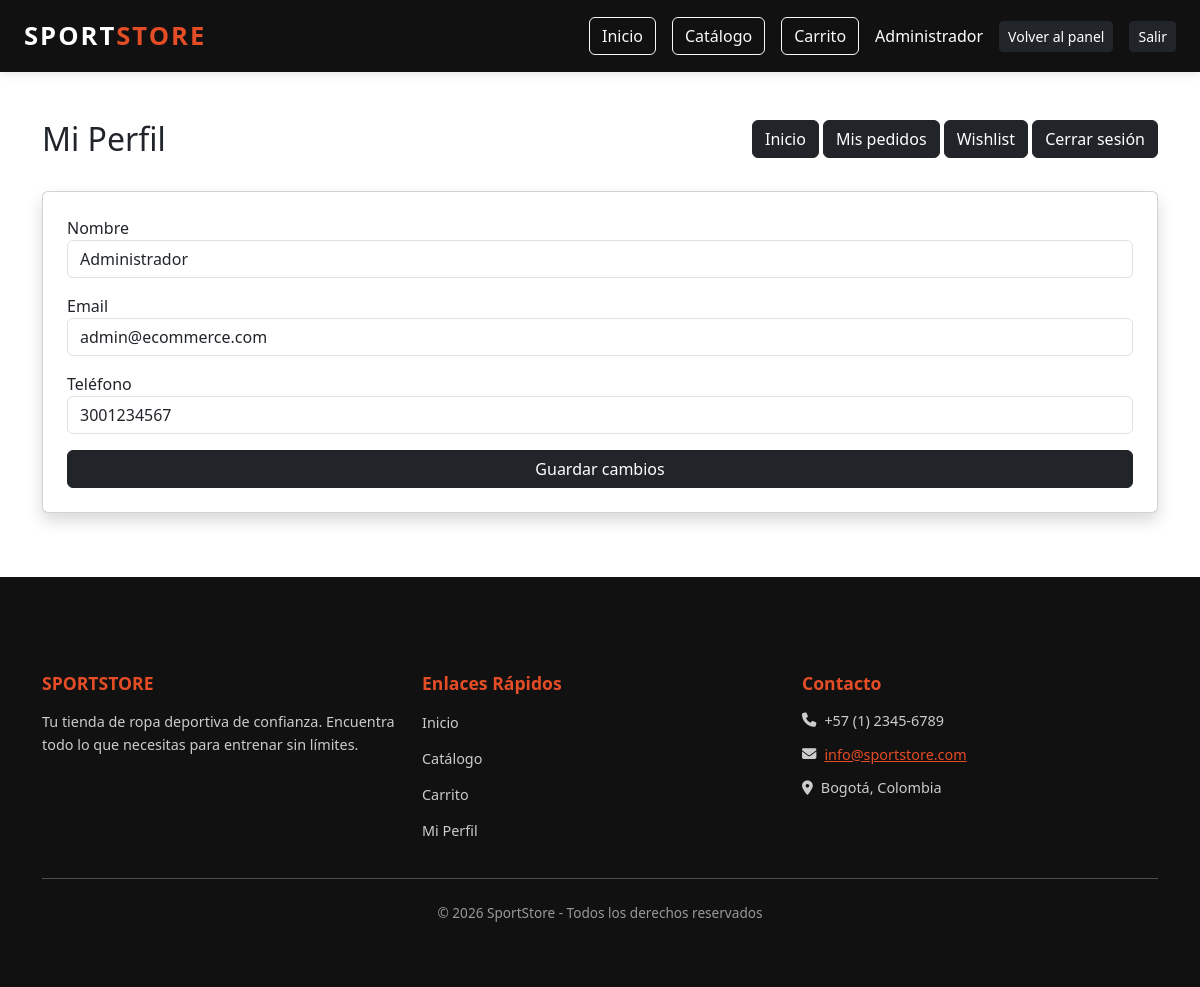
Screenshot of /cliente/perfil.php (signed in) with the database file from the repository.
### tables this page shows
CREATE TABLE `usuarios_roles` (
  `id` int(11) NOT NULL,
  `nombre` varchar(100) NOT NULL,
  `email` varchar(100) NOT NULL,
  `password` varchar(255) NOT NULL,
  `telefono` varchar(20) DEFAULT NULL,
  `rol` enum('cliente','admin','inventario','contador','vendedor') DEFAULT 'cliente',
  `activo` tinyint(1) DEFAULT 1,
  `fecha_registro` timestamp NOT NULL DEFAULT current_timestamp()
);

### cliente/perfil.php (the view, shortened to what this page needs)
<?php
$conexion = conectar();
$usuario_id = $_SESSION['usuario_id'];
$stmt = $conexion->prepare("
    SELECT nombre, email, telefono
    FROM usuarios_roles
    WHERE id = ?
");
$stmt->execute([$usuario_id]);
$usuario = $stmt->fetch();
?>
<!DOCTYPE html>
<html lang="es">
<head>
    <link href="https://cdn.jsdelivr.net/npm/bootstrap@5.3.0/dist/css/bootstrap.min.css" rel="stylesheet">
    <link href="https://cdnjs.cloudflare.com/ajax/libs/font-awesome/6.4.0/css/all.min.css" rel="stylesheet">
    <link href="../assets/css/variables.css" rel="stylesheet">
    <link href="../assets/css/global.css" rel="stylesheet">
    <link href="../assets/css/public.css" rel="stylesheet">
</head>
<body>
    <?php require_once __DIR__ . '/../includes/header_public.php'; ?>
    <div class="container mt-5">
    <div class="mb-4 d-flex justify-content-between">
        <h2> Mi Perfil</h2>
        <div>
            <a href="../catalogo.php" class="btn btn-dark"> Inicio</a>
            <a href="mis_pedidos.php" class="btn btn-dark"> Mis pedidos</a>
            <a href="wishlist.php" class="btn btn-dark"> Wishlist</a>
            <a href="../logout.php" class="btn btn-dark">Cerrar sesión</a>
        </div>
    </div>
    <div class="card p-4 shadow">
        <form method="POST">
            <div class="mb-3">
                <label>Nombre</label>
                <input type="text" name="nombre" class="form-control"
                    value="<?= htmlspecialchars($usuario['nombre']) ?>" required>
            </div>
            <div class="mb-3">
                <label>Email</label>
                <input type="email" name="email" class="form-control"
                    value="<?= htmlspecialchars($usuario['email']) ?>" required>
            </div>
            <div class="mb-3">
                <label>Teléfono</label>
                <input type="text" name="telefono" class="form-control"
                    value="<?= htmlspecialchars($usuario['telefono']) ?>">
            </div>
            <button class="btn btn-dark w-100">
                 Guardar cambios
            </button>
        </form>
    </div>
</div>
    <?php require_once __DIR__ . '/../includes/footer_public.php'; ?>
</body>
</html>

### assets/css/variables.css (style rules this page uses)
body { display: flex; flex-direction: column; min-height: 100vh; width: 100%; }
:root { --bg: #f5f5f5; --sidebar-bg: #111; --sidebar-border: #222; --sidebar-contrast: #1b1b1b; --brand: #e44d26; --text: #111; --text-muted: #666; --muted: #777; --muted-2: #999; --muted-3: #b0b0b0; --muted-4: #888; --white: #fff; --panel-bg: #ffffff; --border: #e5e5e5; --card-shadow: 0 5px 20px rgba(0,0,0,0.08); --warning: #f59e0b; --warning-dark: #92400e; --success: #10b981; --success-dark: #065f46; --info: #3b82f6; --danger: #ef4444; --danger-dark: #991b1b; --bg-warning: #fef3c7; --bg-success: #d1fae5; --bg-info: #dbeafe; --bg-info-light: #eff6ff; --bg-danger: #fee2e2; }

### assets/css/global.css (style rules this page uses)
body { display: flex; flex-direction: column; min-height: 100vh; width: 100%; }

### assets/css/public.css (style rules this page uses)
body { display: flex; flex-direction: column; min-height: 100vh; width: 100%; }

### rows the page displays
usuarios_roles: nombre "Administrador", email "admin@ecommerce.com", telefono "3001234567"

### other values shown
$_SESSION['nombre'] "Administrador"
